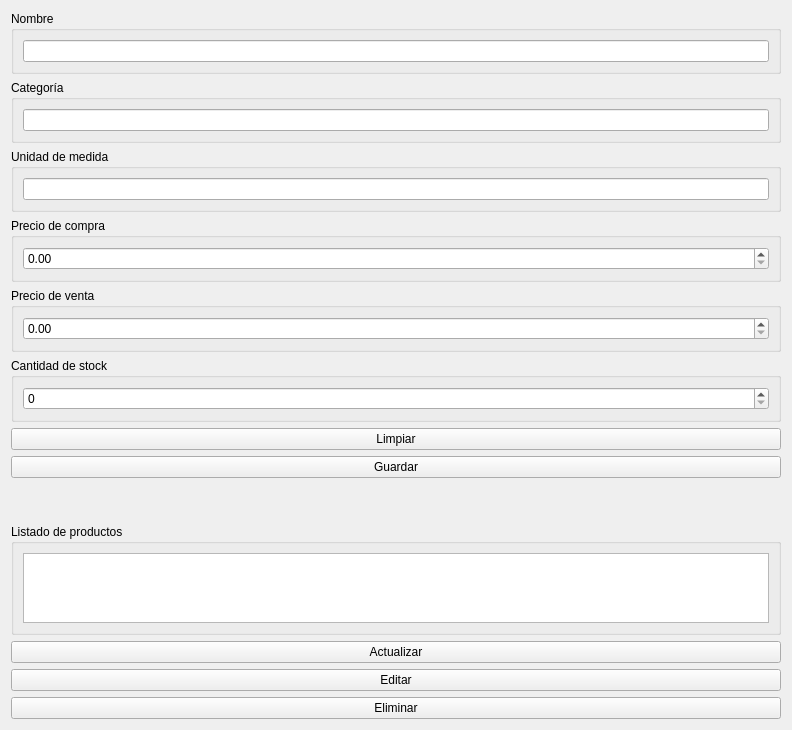
<?xml version="1.0" encoding="UTF-8"?>
<ui version="4.0">
 <class>F_Producto</class>
 <widget class="QWidget" name="F_Producto">
  <property name="geometry">
   <rect>
    <x>0</x>
    <y>0</y>
    <width>792</width>
    <height>537</height>
   </rect>
  </property>
  <property name="windowTitle">
   <string>Form</string>
  </property>
  <layout class="QVBoxLayout" name="verticalLayout">
   <item>
    <widget class="QGroupBox" name="groupBox">
     <property name="title">
      <string>Nombre</string>
     </property>
     <layout class="QHBoxLayout" name="horizontalLayout">
      <item>
       <widget class="QLineEdit" name="nombre"/>
      </item>
     </layout>
    </widget>
   </item>
   <item>
    <widget class="QGroupBox" name="groupBox_2">
     <property name="title">
      <string>Categoría</string>
     </property>
     <layout class="QHBoxLayout" name="horizontalLayout_2">
      <item>
       <widget class="QLineEdit" name="categoria"/>
      </item>
     </layout>
    </widget>
   </item>
   <item>
    <widget class="QGroupBox" name="groupBox_3">
     <property name="title">
      <string>Unidad de medida</string>
     </property>
     <layout class="QHBoxLayout" name="horizontalLayout_3">
      <item>
       <widget class="QLineEdit" name="unidad_medida"/>
      </item>
     </layout>
    </widget>
   </item>
   <item>
    <widget class="QGroupBox" name="groupBox_5">
     <property name="title">
      <string>Precio de compra</string>
     </property>
     <layout class="QHBoxLayout" name="horizontalLayout_5">
      <item>
       <widget class="QDoubleSpinBox" name="precio_compra"/>
      </item>
     </layout>
    </widget>
   </item>
   <item>
    <widget class="QGroupBox" name="groupBox_6">
     <property name="title">
      <string>Precio de venta</string>
     </property>
     <layout class="QHBoxLayout" name="horizontalLayout_6">
      <item>
       <widget class="QDoubleSpinBox" name="precio_venta"/>
      </item>
     </layout>
    </widget>
   </item>
   <item>
    <widget class="QGroupBox" name="groupBox_7">
     <property name="title">
      <string>Cantidad de stock</string>
     </property>
     <layout class="QHBoxLayout" name="horizontalLayout_7">
      <item>
       <widget class="QSpinBox" name="cantidad_stock"/>
      </item>
     </layout>
    </widget>
   </item>
   <item>
    <widget class="QPushButton" name="PB_Limpiar">
     <property name="text">
      <string>Limpiar</string>
     </property>
    </widget>
   </item>
   <item>
    <widget class="QPushButton" name="PB_Guardar">
     <property name="text">
      <string>Guardar</string>
     </property>
    </widget>
   </item>
   <item>
    <spacer name="verticalSpacer_2">
     <property name="orientation">
      <enum>Qt::Vertical</enum>
     </property>
     <property name="sizeType">
      <enum>QSizePolicy::Minimum</enum>
     </property>
     <property name="sizeHint" stdset="0">
      <size>
       <width>20</width>
       <height>40</height>
      </size>
     </property>
    </spacer>
   </item>
   <item>
    <widget class="QGroupBox" name="groupBox_4">
     <property name="title">
      <string>Listado de productos</string>
     </property>
     <layout class="QHBoxLayout" name="horizontalLayout_4">
      <item>
       <widget class="QTableWidget" name="tableWidget">
        <property name="selectionBehavior">
         <enum>QAbstractItemView::SelectRows</enum>
        </property>
       </widget>
      </item>
     </layout>
    </widget>
   </item>
   <item>
    <widget class="QPushButton" name="PB_Actualizar">
     <property name="text">
      <string>Actualizar</string>
     </property>
    </widget>
   </item>
   <item>
    <widget class="QPushButton" name="PB_Editar">
     <property name="text">
      <string>Editar</string>
     </property>
    </widget>
   </item>
   <item>
    <widget class="QPushButton" name="PB_Eliminar">
     <property name="text">
      <string>Eliminar</string>
     </property>
    </widget>
   </item>
   <item>
    <spacer name="verticalSpacer">
     <property name="orientation">
      <enum>Qt::Vertical</enum>
     </property>
     <property name="sizeType">
      <enum>QSizePolicy::Maximum</enum>
     </property>
     <property name="sizeHint" stdset="0">
      <size>
       <width>20</width>
       <height>40</height>
      </size>
     </property>
    </spacer>
   </item>
  </layout>
 </widget>
 <resources/>
 <connections/>
</ui>
